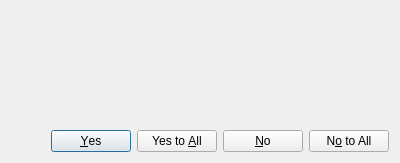
<?xml version="1.0" encoding="UTF-8"?>
<ui version="4.0">
 <class>SongDuplicateDialog</class>
 <widget class="QDialog" name="SongDuplicateDialog">
  <property name="geometry">
   <rect>
    <x>0</x>
    <y>0</y>
    <width>400</width>
    <height>163</height>
   </rect>
  </property>
  <property name="windowTitle">
   <string>Duplicate Song</string>
  </property>
  <layout class="QVBoxLayout" name="verticalLayout">
   <item alignment="Qt::AlignHCenter">
    <widget class="QLabel" name="infoLabel">
     <property name="sizePolicy">
      <sizepolicy hsizetype="Preferred" vsizetype="Preferred">
       <horstretch>0</horstretch>
       <verstretch>0</verstretch>
      </sizepolicy>
     </property>
     <property name="maximumSize">
      <size>
       <width>16777215</width>
       <height>16777215</height>
      </size>
     </property>
     <property name="font">
      <font>
       <pointsize>10</pointsize>
      </font>
     </property>
     <property name="text">
      <string/>
     </property>
     <property name="alignment">
      <set>Qt::AlignCenter</set>
     </property>
     <property name="wordWrap">
      <bool>true</bool>
     </property>
    </widget>
   </item>
   <item>
    <widget class="QDialogButtonBox" name="buttonBox">
     <property name="standardButtons">
      <set>QDialogButtonBox::No|QDialogButtonBox::NoToAll|QDialogButtonBox::Yes|QDialogButtonBox::YesToAll</set>
     </property>
    </widget>
   </item>
  </layout>
 </widget>
 <resources/>
 <connections/>
</ui>
